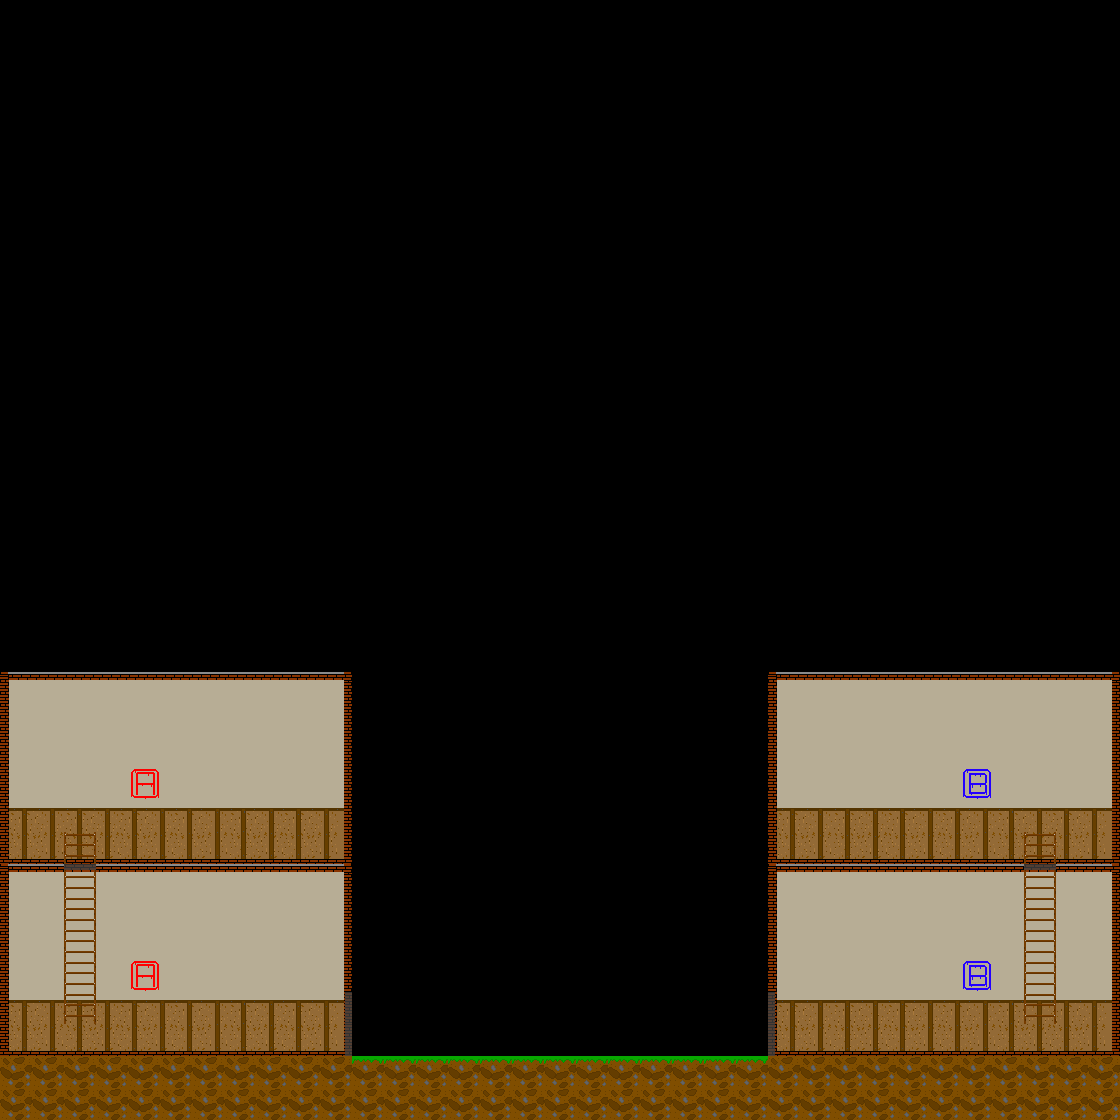

This is a level from a 2D game, rendered from its Tiled map with the project's own tilesets. A one-line summary and the map file follow, with tile-layer data summarised:
An orthogonal 35x35 tile map with 32x32 px tiles, 3 tile layers (layer_1, layer_2, layer_3) and 28 objects (13x solid, 12x spawn, 2x lader, cameraMenu).

<map version="1.8" tiledversion="1.8.2" orientation="orthogonal" renderorder="left-down" width="35" height="35" tilewidth="32" tileheight="32" infinite="0" nextlayerid="5" nextobjectid="158">
 <tileset firstgid="1" name="A0A0:Tile_Mat" tilewidth="32" tileheight="32" tilecount="144" columns="12">
  <image source="../Content/A0A0/Tile_C.png" width="384" height="384" />
 </tileset>
 <layer id="1" name="layer_1" width="35" height="35">
  <data>[1225 cells, 334 non-empty, 68 distinct tile ids]</data>
 </layer>
 <layer id="2" name="layer_2" width="35" height="35">
  <data>[1225 cells, 22 non-empty, 6 distinct tile ids]</data>
 </layer>
 <layer id="3" name="layer_3" width="35" height="35">
  <data>[1225 cells, 2 non-empty, 1 distinct tile ids]</data>
 </layer>
 <objectgroup id="4" name="layer_objects_1">
  <object id="27" name="solid" type="solid" x="1.33333" y="673" width="8" height="383.667" />
  <object id="31" name="solid" type="solid" x="344.333" y="671" width="8.33333" height="318" />
  <object id="32" name="solid" type="solid" x="345" y="1056.5" width="428.5" height="7.33333">
   <properties>
    <property name="name" value="SoundDir" />
    <property name="route" value="Resources/pl_dirt1.wav" />
   </properties>
  </object>
  <object id="33" name="solid" type="solid" x="107" y="859" width="240.5" height="7.33333">
   <properties>
    <property name="name" value="SoundTile" />
    <property name="route" value="Resources/pl_tile1.wav" />
   </properties>
  </object>
  <object id="35" name="solid" type="solid" x="768.667" y="671.127" width="351.333" height="7.31944" />
  <object id="36" name="solid" type="solid" x="767.333" y="677.462" width="10.6667" height="311.538" />
  <object id="39" name="solid" type="solid" x="1115.33" y="677.458" width="7.98485" height="382.94" />
  <object id="40" name="player" type="spawn" x="280.333" y="792.667" width="36" height="42" />
  <object id="68" name="solid" type="solid" x="3.3335" y="1051.58" width="341.666" height="9.66667">
   <properties>
    <property name="name" value="SoundTile" />
    <property name="route" value="Resources/pl_tile1.wav" />
   </properties>
  </object>
  <object id="69" name="solid" type="solid" x="8.25" y="859.333" width="44.25" height="7.33333">
   <properties>
    <property name="name" value="SoundTile" />
    <property name="route" value="Resources/pl_tile1.wav" />
   </properties>
  </object>
  <object id="76" name="solid" type="solid" x="772.083" y="860" width="240.5" height="12.3333">
   <properties>
    <property name="name" value="SoundTile" />
    <property name="route" value="Resources/pl_tile1.wav" />
   </properties>
  </object>
  <object id="77" name="solid" type="solid" x="774.75" y="1051.33" width="343.583" height="7.33333">
   <properties>
    <property name="name" value="SoundTile" />
    <property name="route" value="Resources/pl_tile1.wav" />
   </properties>
  </object>
  <object id="78" name="solid" type="solid" x="1061.33" y="859.333" width="53.6667" height="12.0003">
   <properties>
    <property name="name" value="SoundTile" />
    <property name="route" value="Resources/pl_tile1.wav" />
   </properties>
  </object>
  <object id="125" name="solid" type="solid" x="-1.6665" y="673.34" width="351.333" height="7.31944" />
  <object id="126" name="lader" x="64.25" y="833.25" width="31.75" height="189.75" />
  <object id="127" name="lader" x="1023.75" y="833.75" width="31.75" height="189.25" />
  <object id="128" name="cameraMenu" x="526" y="919" width="67" height="57" />
  <object id="130" name="light" type="spawn" x="127" y="765" width="33" height="36">
   <properties>
    <property name="b" value="255" />
    <property name="g" value="255" />
    <property name="r" value="255" />
    <property name="radius" value="100" />
    <property name="route" value="../Resources/LightMask/Spotlight.png" />
   </properties>
  </object>
  <object id="131" name="light" type="spawn" x="127.5" y="957" width="33" height="36">
   <properties>
    <property name="b" value="255" />
    <property name="g" value="255" />
    <property name="r" value="255" />
    <property name="radius" value="150" />
    <property name="route" value="../Resources/LightMask/Spotlight.png" />
   </properties>
  </object>
  <object id="132" name="light" type="spawn" x="959.5" y="764" width="33" height="36">
   <properties>
    <property name="b" value="255" />
    <property name="g" value="255" />
    <property name="r" value="255" />
    <property name="radius" value="100" />
    <property name="route" value="../Resources/LightMask/Spotlight.png" />
   </properties>
  </object>
  <object id="133" name="light" type="spawn" x="960.5" y="957" width="33" height="36">
   <properties>
    <property name="b" value="255" />
    <property name="g" value="255" />
    <property name="r" value="255" />
    <property name="radius" value="150" />
    <property name="route" value="../Resources/LightMask/Spotlight.png" />
   </properties>
  </object>
  <object id="145" name="enemy" type="spawn" x="15" y="872" width="322" height="166" />
  <object id="146" name="enemy" type="spawn" x="785.5" y="878.5" width="320.5" height="164.5" />
  <object id="147" name="item" type="spawn" x="785.5" y="687" width="171.5" height="164" />
  <object id="148" name="item" type="spawn" x="16" y="691" width="135" height="160" />
  <object id="154" name="item" type="spawn" x="361.25" y="756" width="396.75" height="292" />
  <object id="156" name="item" type="spawn" x="161.5" y="693" width="173.5" height="156" />
  <object id="157" name="item" type="spawn" x="965.25" y="689" width="144.75" height="164" />
 </objectgroup>
</map>